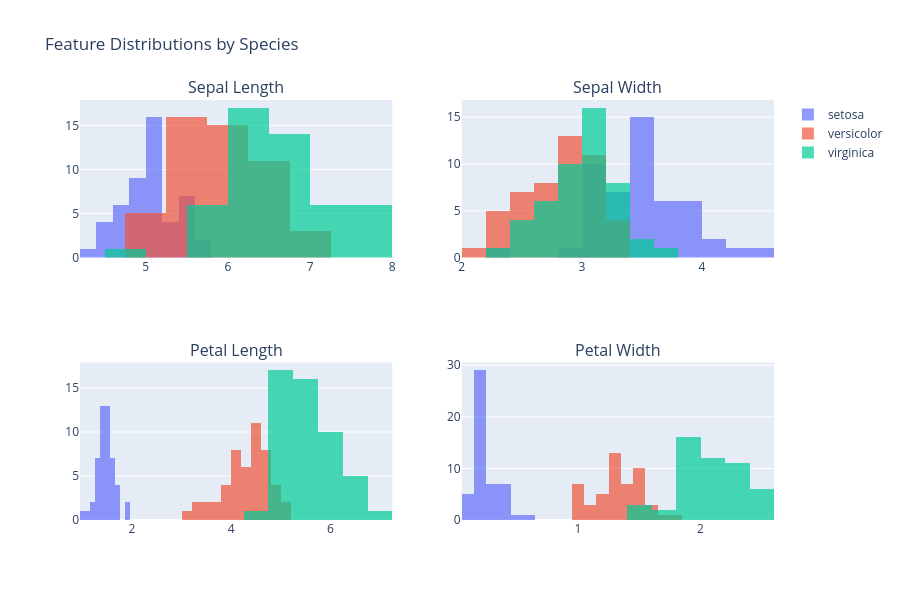

Notebook code cell kept with this figure:
### Markdown cell above
## 5. Visualizations

### 5.1 Histograms - Feature Distributions

### Code cell
fig = make_subplots(rows=2, cols=2,
                    subplot_titles=('Sepal Length', 'Sepal Width', 'Petal Length', 'Petal Width'))

features = ['sepal_length', 'sepal_width', 'petal_length', 'petal_width']
positions = [(1,1), (1,2), (2,1), (2,2)]
colors = ['#636EFA', '#EF553B', '#00CC96']

for feat, (r, c) in zip(features, positions):
    for species, color in zip(iris['species'].unique(), colors):
        subset = iris[iris['species'] == species]
        fig.add_trace(go.Histogram(x=subset[feat], name=species,
                                   opacity=0.7, marker_color=color, showlegend=(r==1 and c==1)),
                      row=r, col=c)

fig.update_layout(height=600, width=900, title_text='Feature Distributions by Species', barmode='overlay')
fig.show()

### Figure 1 — Plotly figure (JSON) as saved in the notebook; plotly's stock layout.template omitted (floating-point values rounded to 4 significant figures)
{"data": [{"marker": {"color": "#636EFA"}, "name": "setosa", "opacity": 0.7, "showlegend": true, "type": "histogram", "x": [5.1, 4.9, 4.7, 4.6, 5.0, 5.4, 4.6, 5.0, 4.4, 4.9, 5.4, 4.8, 4.8, 4.3, 5.8, 5.7, 5.4, 5.1, 5.7, 5.1, 5.4, 5.1, 4.6, 5.1, 4.8, 5.0, 5.0, 5.2, 5.2, 4.7, 4.8, 5.4, 5.2, 5.5, 4.9, 5.0, 5.5, 4.9, 4.4, 5.1, 5.0, 4.5, 4.4, 5.0, 5.1, 4.8, 5.1, 4.6, 5.3, 5.0], "xaxis": "x", "yaxis": "y"}, {"marker": {"color": "#EF553B"}, "name": "versicolor", "opacity": 0.7, "showlegend": true, "type": "histogram", "x": [7.0, 6.4, 6.9, 5.5, 6.5, 5.7, 6.3, 4.9, 6.6, 5.2, 5.0, 5.9, 6.0, 6.1, 5.6, 6.7, 5.6, 5.8, 6.2, 5.6, 5.9, 6.1, 6.3, 6.1, 6.4, 6.6, 6.8, 6.7, 6.0, 5.7, 5.5, 5.5, 5.8, 6.0, 5.4, 6.0, 6.7, 6.3, 5.6, 5.5, 5.5, 6.1, 5.8, 5.0, 5.6, 5.7, 5.7, 6.2, 5.1, 5.7], "xaxis": "x", "yaxis": "y"}, {"marker": {"color": "#00CC96"}, "name": "virginica", "opacity": 0.7, "showlegend": true, "type": "histogram", "x": [6.3, 5.8, 7.1, 6.3, 6.5, 7.6, 4.9, 7.3, 6.7, 7.2, 6.5, 6.4, 6.8, 5.7, 5.8, 6.4, 6.5, 7.7, 7.7, 6.0, 6.9, 5.6, 7.7, 6.3, 6.7, 7.2, 6.2, 6.1, 6.4, 7.2, 7.4, 7.9, 6.4, 6.3, 6.1, 7.7, 6.3, 6.4, 6.0, 6.9, 6.7, 6.9, 5.8, 6.8, 6.7, 6.7, 6.3, 6.5, 6.2, 5.9], "xaxis": "x", "yaxis": "y"}, {"marker": {"color": "#636EFA"}, "name": "setosa", "opacity": 0.7, "showlegend": false, "type": "histogram", "x": [3.5, 3.0, 3.2, 3.1, 3.6, 3.9, 3.4, 3.4, 2.9, 3.1, 3.7, 3.4, 3.0, 3.0, 4.0, 4.4, 3.9, 3.5, 3.8, 3.8, 3.4, 3.7, 3.6, 3.3, 3.4, 3.0, 3.4, 3.5, 3.4, 3.2, 3.1, 3.4, 4.1, 4.2, 3.1, 3.2, 3.5, 3.6, 3.0, 3.4, 3.5, 2.3, 3.2, 3.5, 3.8, 3.0, 3.8, 3.2, 3.7, 3.3], "xaxis": "x2", "yaxis": "y2"}, {"marker": {"color": "#EF553B"}, "name": "versicolor", "opacity": 0.7, "showlegend": false, "type": "histogram", "x": [3.2, 3.2, 3.1, 2.3, 2.8, 2.8, 3.3, 2.4, 2.9, 2.7, 2.0, 3.0, 2.2, 2.9, 2.9, 3.1, 3.0, 2.7, 2.2, 2.5, 3.2, 2.8, 2.5, 2.8, 2.9, 3.0, 2.8, 3.0, 2.9, 2.6, 2.4, 2.4, 2.7, 2.7, 3.0, 3.4, 3.1, 2.3, 3.0, 2.5, 2.6, 3.0, 2.6, 2.3, 2.7, 3.0, 2.9, 2.9, 2.5, 2.8], "xaxis": "x2", "yaxis": "y2"}, {"marker": {"color": "#00CC96"}, "name": "virginica", "opacity": 0.7, "showlegend": false, "type": "histogram", "x": [3.3, 2.7, 3.0, 2.9, 3.0, 3.0, 2.5, 2.9, 2.5, 3.6, 3.2, 2.7, 3.0, 2.5, 2.8, 3.2, 3.0, 3.8, 2.6, 2.2, 3.2, 2.8, 2.8, 2.7, 3.3, 3.2, 2.8, 3.0, 2.8, 3.0, 2.8, 3.8, 2.8, 2.8, 2.6, 3.0, 3.4, 3.1, 3.0, 3.1, 3.1, 3.1, 2.7, 3.2, 3.3, 3.0, 2.5, 3.0, 3.4, 3.0], "xaxis": "x2", "yaxis": "y2"}, {"marker": {"color": "#636EFA"}, "name": "setosa", "opacity": 0.7, "showlegend": false, "type": "histogram", "x": [1.4, 1.4, 1.3, 1.5, 1.4, 1.7, 1.4, 1.5, 1.4, 1.5, 1.5, 1.6, 1.4, 1.1, 1.2, 1.5, 1.3, 1.4, 1.7, 1.5, 1.7, 1.5, 1.0, 1.7, 1.9, 1.6, 1.6, 1.5, 1.4, 1.6, 1.6, 1.5, 1.5, 1.4, 1.5, 1.2, 1.3, 1.4, 1.3, 1.5, 1.3, 1.3, 1.3, 1.6, 1.9, 1.4, 1.6, 1.4, 1.5, 1.4], "xaxis": "x3", "yaxis": "y3"}, {"marker": {"color": "#EF553B"}, "name": "versicolor", "opacity": 0.7, "showlegend": false, "type": "histogram", "x": [4.7, 4.5, 4.9, 4.0, 4.6, 4.5, 4.7, 3.3, 4.6, 3.9, 3.5, 4.2, 4.0, 4.7, 3.6, 4.4, 4.5, 4.1, 4.5, 3.9, 4.8, 4.0, 4.9, 4.7, 4.3, 4.4, 4.8, 5.0, 4.5, 3.5, 3.8, 3.7, 3.9, 5.1, 4.5, 4.5, 4.7, 4.4, 4.1, 4.0, 4.4, 4.6, 4.0, 3.3, 4.2, 4.2, 4.2, 4.3, 3.0, 4.1], "xaxis": "x3", "yaxis": "y3"}, {"marker": {"color": "#00CC96"}, "name": "virginica", "opacity": 0.7, "showlegend": false, "type": "histogram", "x": [6.0, 5.1, 5.9, 5.6, 5.8, 6.6, 4.5, 6.3, 5.8, 6.1, 5.1, 5.3, 5.5, 5.0, 5.1, 5.3, 5.5, 6.7, 6.9, 5.0, 5.7, 4.9, 6.7, 4.9, 5.7, 6.0, 4.8, 4.9, 5.6, 5.8, 6.1, 6.4, 5.6, 5.1, 5.6, 6.1, 5.6, 5.5, 4.8, 5.4, 5.6, 5.1, 5.1, 5.9, 5.7, 5.2, 5.0, 5.2, 5.4, 5.1], "xaxis": "x3", "yaxis": "y3"}, {"marker": {"color": "#636EFA"}, "name": "setosa", "opacity": 0.7, "showlegend": false, "type": "histogram", "x": [0.2, 0.2, 0.2, 0.2, 0.2, 0.4, 0.3, 0.2, 0.2, 0.1, 0.2, 0.2, 0.1, 0.1, 0.2, 0.4, 0.4, 0.3, 0.3, 0.3, 0.2, 0.4, 0.2, 0.5, 0.2, 0.2, 0.4, 0.2, 0.2, 0.2, 0.2, 0.4, 0.1, 0.2, 0.2, 0.2, 0.2, 0.1, 0.2, 0.2, 0.3, 0.3, 0.2, 0.6, 0.4, 0.3, 0.2, 0.2, 0.2, 0.2], "xaxis": "x4", "yaxis": "y4"}, {"marker": {"color": "#EF553B"}, "name": "versicolor", "opacity": 0.7, "showlegend": false, "type": "histogram", "x": [1.4, 1.5, 1.5, 1.3, 1.5, 1.3, 1.6, 1.0, 1.3, 1.4, 1.0, 1.5, 1.0, 1.4, 1.3, 1.4, 1.5, 1.0, 1.5, 1.1, 1.8, 1.3, 1.5, 1.2, 1.3, 1.4, 1.4, 1.7, 1.5, 1.0, 1.1, 1.0, 1.2, 1.6, 1.5, 1.6, 1.5, 1.3, 1.3, 1.3, 1.2, 1.4, 1.2, 1.0, 1.3, 1.2, 1.3, 1.3, 1.1, 1.3], "xaxis": "x4", "yaxis": "y4"}, {"marker": {"color": "#00CC96"}, "name": "virginica", "opacity": 0.7, "showlegend": false, "type": "histogram", "x": [2.5, 1.9, 2.1, 1.8, 2.2, 2.1, 1.7, 1.8, 1.8, 2.5, 2.0, 1.9, 2.1, 2.0, 2.4, 2.3, 1.8, 2.2, 2.3, 1.5, 2.3, 2.0, 2.0, 1.8, 2.1, 1.8, 1.8, 1.8, 2.1, 1.6, 1.9, 2.0, 2.2, 1.5, 1.4, 2.3, 2.4, 1.8, 1.8, 2.1, 2.4, 2.3, 1.9, 2.3, 2.5, 2.3, 1.9, 2.0, 2.3, 1.8], "xaxis": "x4", "yaxis": "y4"}], "layout": {"annotations": [{"font": {"size": 16}, "showarrow": false, "text": "Sepal Length", "x": 0.225, "xanchor": "center", "xref": "paper", "y": 1, "yanchor": "bottom", "yref": "paper"}, {"font": {"size": 16}, "showarrow": false, "text": "Sepal Width", "x": 0.775, "xanchor": "center", "xref": "paper", "y": 1, "yanchor": "bottom", "yref": "paper"}, {"font": {"size": 16}, "showarrow": false, "text": "Petal Length", "x": 0.225, "xanchor": "center", "xref": "paper", "y": 0.375, "yanchor": "bottom", "yref": "paper"}, {"font": {"size": 16}, "showarrow": false, "text": "Petal Width", "x": 0.775, "xanchor": "center", "xref": "paper", "y": 0.375, "yanchor": "bottom", "yref": "paper"}], "barmode": "overlay", "height": 600, "title": {"text": "Feature Distributions by Species"}, "width": 900, "xaxis": {"anchor": "y", "domain": [0, 0.45]}, "xaxis2": {"anchor": "y2", "domain": [0.55, 1]}, "xaxis3": {"anchor": "y3", "domain": [0, 0.45]}, "xaxis4": {"anchor": "y4", "domain": [0.55, 1]}, "yaxis": {"anchor": "x", "domain": [0.625, 1]}, "yaxis2": {"anchor": "x2", "domain": [0.625, 1]}, "yaxis3": {"anchor": "x3", "domain": [0, 0.375]}, "yaxis4": {"anchor": "x4", "domain": [0, 0.375]}}}
